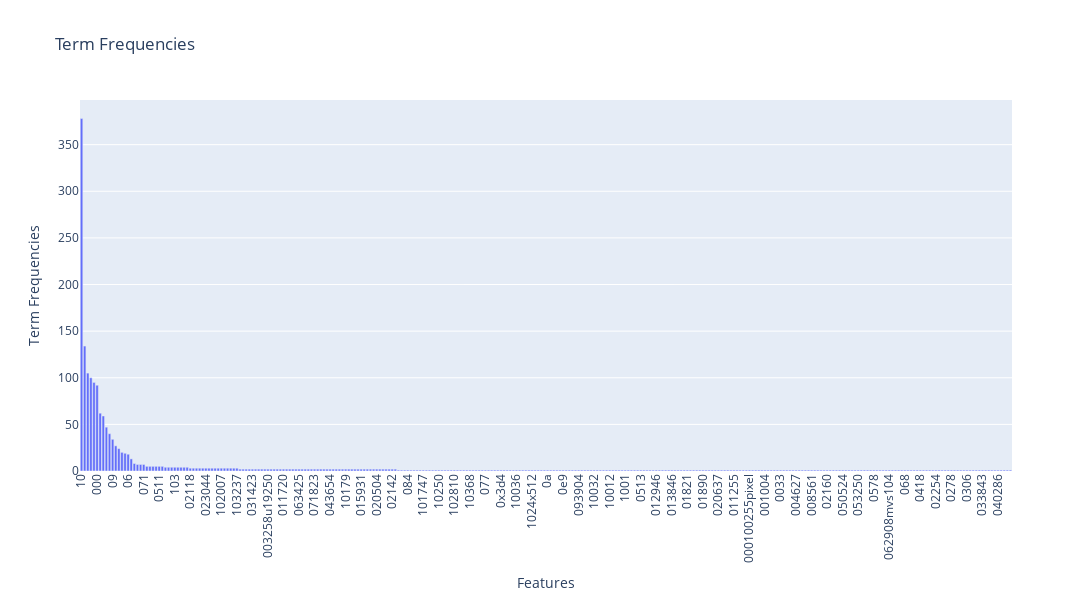

Notebook code for this chart:
### Markdown cell above
### >>> **Exercise 14 (take home):** 
Additionally, you can attempt to sort the terms on the `x-axis` by frequency instead of in alphabetical order. This way the visualization is more meaninfgul and you will be able to observe the so called [long tail](https://en.wikipedia.org/wiki/Long_tail) (get familiar with this term since it will appear a lot in data mining and other statistics courses). see picture below

![alt txt](https://upload.wikimedia.org/wikipedia/commons/thumb/8/8a/Long_tail.svg/1000px-Long_tail.svg.png)

### Code cell
# Answer here
import plotly.express as px

features = count_vect.get_feature_names_out()[:300]
frequencies = term_frequencies[:300]

# Create a DataFrame for Plotly
data = pd.DataFrame({'Feature': features, 'Frequency': frequencies})

# sort the data through frequency
sorted_data = data.sort_values(by='Frequency', ascending=False)

# Create the bar plot
fig = px.bar(sorted_data, x='Feature', y='Frequency', title='Term Frequencies', 
              labels={'Feature': 'Features', 'Frequency': 'Term Frequencies'})

# Update layout to rotate x-axis labels
fig.update_layout(xaxis_tickangle=-90, height=600, width=1200)

# Show the plot
fig.show()

### Figure 1 — Plotly figure (JSON) as saved in the notebook; plotly's stock layout.template omitted (floating-point values rounded to 4 significant figures; data arrays with more than 128 entries replaced by an {"elided": "..."} marker saying what was removed)
{"data": [{"alignmentgroup": "True", "hovertemplate": "Features=%{x}<br>Term Frequencies=%{y}<extra></extra>", "legendgroup": "", "marker": {"color": "#636efa", "pattern": {"shape": ""}}, "name": "", "offsetgroup": "", "orientation": "v", "showlegend": false, "textposition": "auto", "type": "bar", "x": {"elided": "300 str values"}, "xaxis": "x", "y": {"elided": "300 int values"}, "yaxis": "y"}], "layout": {"barmode": "relative", "height": 600, "legend": {"tracegroupgap": 0}, "title": {"text": "Term Frequencies"}, "width": 1200, "xaxis": {"anchor": "y", "autorange": true, "domain": [0, 1], "range": [-0.5, 299.5], "tickangle": -90, "title": {"text": "Features"}, "type": "category"}, "yaxis": {"anchor": "x", "autorange": true, "domain": [0, 1], "range": [0, 397.9], "title": {"text": "Term Frequencies"}, "type": "linear"}}}
